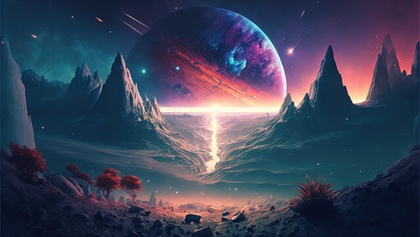
%> input picture Lab2_computer_vision/Histograms/sample_pict.jpg, 420 x 237 px, shrunk from 639 x 360 before the run
$ octave matlab_lab2_hist.m   (GNU Octave 9; MATLAB toolbox functions it lacks are replaced by stand-ins)
%> lines starting %> are read from the running program, lines starting %| are printed output that depends on the picture
% Чтение низкоконтрастного цветного изображения
I = imread('Histograms/sample_pict.jpg');
%> I is the input picture: size 237x420x3 uint8; mean R, G, B 62.1, 68.2, 89.4

% Получение размеров изображения
[numRows, numCols, Layers] = size(I);
%> numRows = 237; numCols = 420; Layers = 3

% Извлечение отдельных каналов RGB
I_red = I(:, :, 1);
I_green = I(:, :, 2);
I_blue = I(:, :, 3);
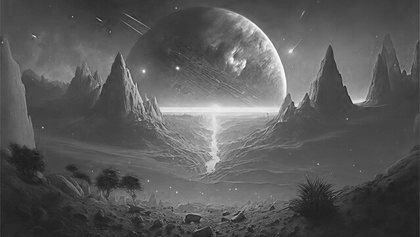
%> I_blue: size 237x420 uint8; min 23, max 255, mean 89.4

% Применение адаптивного выравнивания гистограммы к каждому каналу
I_red_eq = histogram_equalization(I_red, numRows, numCols);
%> after the loop in histogram_equalization, `for i = 1:numRows`: hist_counts = 256 values, max 3605 at index 18, min 0 at index 256, mean 388.8
%> in histogram_equalization, `cdf = cumsum(hist_counts) / (numRows * numCols);`: cdf = 256 values from 0.000121 to 1
%> in histogram_equalization, `cdf_min = min(cdf(cdf > 0));`: cdf_min = 0.000121
%> after the loop in histogram_equalization, `for i = 1:numRows`:
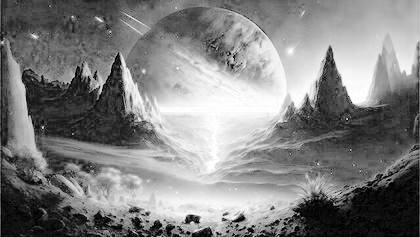
%> I_eq: size 237x420 double; min 0, max 255, mean 129.2
I_green_eq = histogram_equalization(I_green, numRows, numCols);
%> call 2 of histogram_equalization, with numRows = 237, numCols = 420
%> after the loop in histogram_equalization (call 2), `for i = 1:numRows`: hist_counts = 256 values, max 2308 at index 48, min 0 at index 1, mean 388.8
%> in histogram_equalization (call 2), `cdf = cumsum(hist_counts) / (numRows * numCols);`: cdf = 256 values from 0 to 1
%> in histogram_equalization (call 2), `cdf_min = min(cdf(cdf > 0));`: cdf_min = 1e-05
%> after the loop in histogram_equalization (call 2), `for i = 1:numRows`:
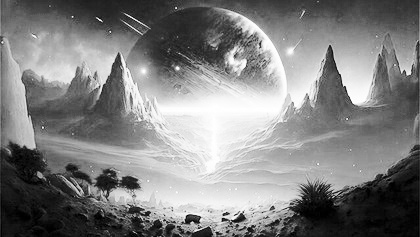
%> I_eq: size 237x420 double; min 0, max 255, mean 128.8
I_blue_eq = histogram_equalization(I_blue, numRows, numCols);
%> call 3 of histogram_equalization, with numRows = 237, numCols = 420
%> after the loop in histogram_equalization (call 3), `for i = 1:numRows`: hist_counts = 256 values, max 2145 at index 71, min 0 at index 1, mean 388.8
%> after the loop in histogram_equalization (call 3), `for i = 1:numRows`:
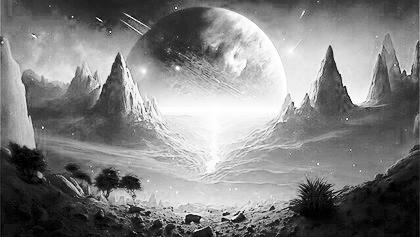
%> I_eq: size 237x420 double; min 0, max 255, mean 128.7

% Применение Рэлеевского преобразования для каждого канала с параметром sigma
sigma = 50;  % Параметр σ для Рэлеевского распределения (можно изменять в зависимости от изображения)
I_red_stretch = rayleigh_transform(I_red_eq, sigma);
I_green_stretch = rayleigh_transform(I_green_eq, sigma);
I_blue_stretch = rayleigh_transform(I_blue_eq, sigma);
%> call 3 of rayleigh_transform, with sigma = 50
%> in rayleigh_transform (call 3), `I_out = (I_channel / sigma^2) .* exp(-I_channel.^2 / (2 * sigma^2));`:
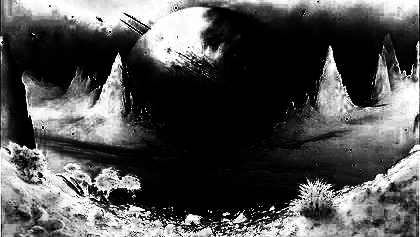
%> I_out: size 237x420 double; min 0, max 0.0121, mean 0.00387; drawn with min black and max white

% Объединение обработанных каналов в цветное изображение
I_enhanced = cat(3, I_red_stretch, I_green_stretch, I_blue_stretch);
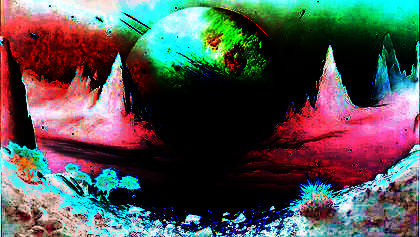
%> I_enhanced: size 237x420x3 uint8; mean R, G, B 81.8, 81.5, 81.4

% Визуализация исходного изображения, результатов обработки и гистограмм
figure;

% Исходное изображение
subplot(3, 4, 1), imshow(I), title('Исходное цветное изображение');
% Красный канал и его гистограмма
subplot(3, 4, 2), imshow(I_red), title('Красный канал');
subplot(3, 4, 3), imshow(I_red_stretch), title('Красный канал после Рэлеевского преобразования');
subplot(3, 4, 4), imhist(I_red), title('Гистограмма красного канала');
% Зеленый канал и его гистограмма
subplot(3, 4, 5), imshow(I_green), title('Зеленый канал');
subplot(3, 4, 6), imshow(I_green_stretch), title('Зеленый канал после Рэлеевского преобразования');
subplot(3, 4, 7), imhist(I_green), title('Гистограмма зеленого канала');
% Синий канал и его гистограмма
subplot(3, 4, 8), imshow(I_blue), title('Синий канал');
subplot(3, 4, 9), imshow(I_blue_stretch), title('Синий канал после Рэлеевского преобразования');
subplot(3, 4, 10), imhist(I_blue), title('Гистограмма синего канала');
% Улучшенное изображение
subplot(3, 4, 11), imshow(I_enhanced), title('Улучшенное цветное изображение');
%> after `title('Улучшенное цветное изображение')`:
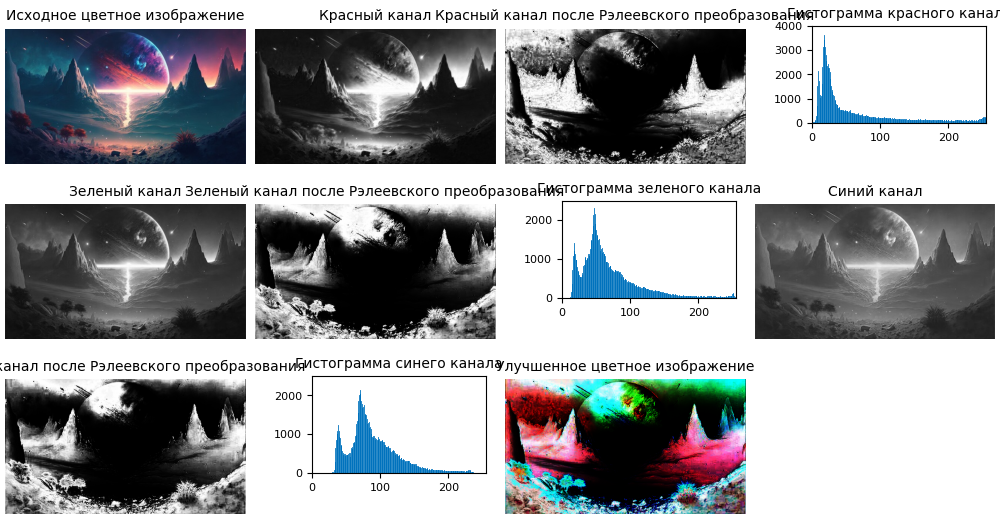
%> figure redrawn from the program's plot data, 11 panels

% Ручная реализация функции выравнивания гистограммы
% Метод: Выравнивание гистограммы (Histogram Equalization)
function I_eq = histogram_equalization(I_channel, numRows, numCols)
    % Вычисление гистограммы
    hist_counts = zeros(256, 1);
    for i = 1:numRows
        for j = 1:numCols
            pixel_value = I_channel(i, j);
            hist_counts(pixel_value + 1) = hist_counts(pixel_value + 1) + 1;
        end
    end

    % Вычисление кумулятивной функции распределения (CDF)
    cdf = cumsum(hist_counts) / (numRows * numCols);
    cdf_min = min(cdf(cdf > 0));  % Нахождение минимального ненулевого значения CDF

    % Использование CDF для корректировки значений пикселей
    I_eq = zeros(numRows, numCols);
    for i = 1:numRows
        for j = 1:numCols
            pixel_value = I_channel(i, j);
            I_eq(i, j) = round((cdf(pixel_value + 1) - cdf_min) / (1 - cdf_min) * 255);
        end
    end
    I_eq = uint8(I_eq);  % Преобразование обратно в тип uint8
end

% Ручная реализация Рэлеевского преобразования (распределение Рэлея)
function I_out = rayleigh_transform(I_channel, sigma)
    % Преобразование по закону Рэлея
    I_channel = double(I_channel);  % Преобразование в тип double для расчётов
    I_out = (I_channel / sigma^2) .* exp(-I_channel.^2 / (2 * sigma^2));

    % Нормализация к диапазону [0, 255]
    I_out = I_out - min(I_out(:));  % Вычитаем минимальное значение
    I_out = I_out / max(I_out(:)) * 255;  % Масштабируем к диапазону [0, 255]
    I_out = uint8(I_out);  % Преобразуем обратно в тип uint8
end
